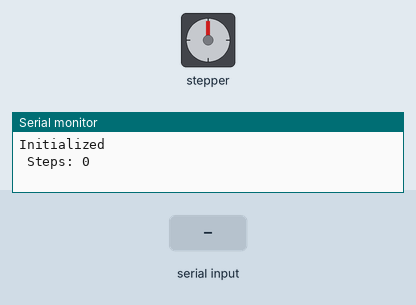
Simulated run of this sketch. Board: Arduino Uno, built with avr-gcc and run on an emulated ATmega328P. Shown: stepper motor, the last lines printed to the serial monitor. The inputs (shaded band) are chosen by the test bench. EEPROM starts erased; stepper angles assume 500 steps per turn.

Above: at 1.2 s.
1.3 s: "-" received over Serial
At 1.45 s:
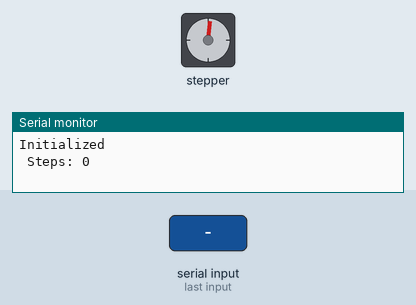
At 2.05 s:
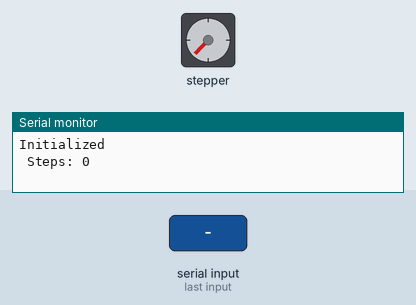
3.7 s: "1" received over Serial
At 3.85 s:
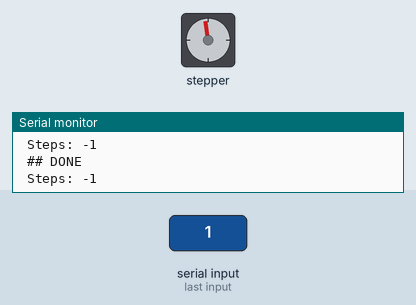
Timing chart, 0 to 11.2 s (numbered marks = the images above; inputs shaded):
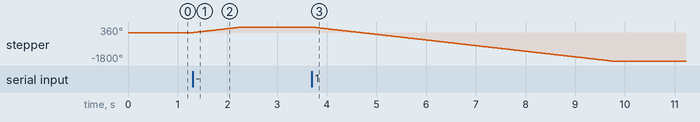

Measured:
- after the input at 1.3 s, stepper: turns 360° clockwise in 0.99 s, starting at once
- after the input at 3.7 s, stepper: turns 2160° counter-clockwise in 6.0 s, starting at once

The sketch:

Motor.ino
```cpp
#include <Stepper.h>
#include <EEPROM.h>

const int stepsPerRevolution = 500;
Stepper myStepper(stepsPerRevolution, 8, 9, 10, 11);

int stepsDone = 0;
int stepsDone_eepromAddr = 0;

int minSteps = 0;
int maxSteps = 35;

int pos0 = 5;
int pos1 = 18;
int pos2 = 31;

void setup()
{
  myStepper.setSpeed(60);
  Serial.begin(9600);
  stepsDone = (int) EEPROM.read(stepsDone_eepromAddr);
  if(stepsDone>=255)
  {
    stepsDone = 0;
    EEPROM.write(stepsDone_eepromAddr, stepsDone);
  }
  Serial.println("Initialized");
  Serial.print(" Steps: "); Serial.println(stepsDone);
}

bool moveToPositionValue(int steps)
{
  if(stepsDone > steps)
  {
    for(int i = stepsDone; i >= 0; --i)
    {
      decPosition();
      if(stepsDone == steps)
        return true;
    }
  }
  else if(stepsDone < steps)
  {
    for(int i = stepsDone; i < maxSteps; ++i)
    {
      incPosition();
      if(stepsDone == steps)
        return true;
    }
  }

  return false;
}

void incPosition()
{
  if(stepsDone > maxSteps)
    return false;
  ++stepsDone;
  myStepper.step(-stepsPerRevolution);
  store();
  return true;
}

bool decPosition()
{
  if(stepsDone < minSteps)
    return false;
  --stepsDone;
  myStepper.step(stepsPerRevolution);
  store();
  return true;
}

void store()
{
  EEPROM.write(stepsDone_eepromAddr, stepsDone);
  Serial.print(" Steps: ");
  Serial.println(stepsDone);
}

void loop()
{
  bool changed = false;
  char dir = Serial.read();

  if(dir == '+')
  {
    incPosition();
    delay(1);
  }
  else if(dir == '-')
  {
    changed = decPosition();
    delay(1);
  }
  else if(dir == '0' || dir == '1' || dir == '2' || dir == '3' || dir == '4')
  {
    switch(dir)
    {
      case '0': changed = moveToPositionValue(minSteps); break;
      case '1': changed = moveToPositionValue(pos0); break;
      case '2': changed = moveToPositionValue(pos1); break;
      case '3': changed = moveToPositionValue(pos2); break;
      case '4': changed = moveToPositionValue(maxSteps); break;
    }
  }

  if(changed)
  {
    Serial.println(" ## DONE");
    store();
  }
}
```
